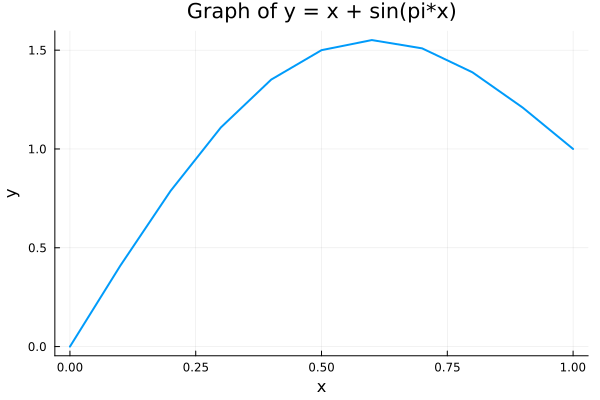

The Julia source for this figure:
"""
prog_2.jl

Reads xmin, xmax, n from prog_2.dat,
computes y = x + sin(pi*x),
writes results to prog_2.res,
prints the table to console,
and plots the graph.
"""

using Printf
using Plots

function main()
    input_file = "prog_2.dat"
    if !isfile(input_file)
        println("Input file '", input_file, "' not found.")
        return
    end

    open(input_file, "r") do io
        line1 = readline(io)
        parts = split(strip(line1))
        if length(parts) < 3
            error("First line of $input_file must contain xmin xmax n")
        end
        xmin = parse(Float64, parts[1])
        xmax = parse(Float64, parts[2])
        n = parse(Int, parts[3])

        author = !eof(io) ? strip(readline(io)) : ""

        step = (xmax - xmin) / (n - 1)

        xs = [xmin + i*step for i in 0:(n-1)]
        ys = [x + sin(pi*x) for x in xs]

        # --- Write to file ---
        open("prog_2.res", "w") do out
            println(out, "*")
            println(out, "Function: y = x + sin(pi*x)")
            println(out, "*")
            println(out, "   X        |       Y")
            println(out, "---------------------------")
            for (x, y) in zip(xs, ys)
                @printf(out, "%8.4f   %10.6f\n", x, y)
            end
            println(out, "---------------------------")
            println(out, "Prepared by: \"Aruzhan Bolatkhan\", " * author)
        end

        # --- Display on screen (as a table) ---
        println("\nTable of results:")
        println("   X        |       Y")
        println("---------------------------")
        for (x, y) in zip(xs, ys)
            @printf("%8.4f   %10.6f\n", x, y)
        end
        println("---------------------------")

        println("\nResults written to prog_2.res")

        # --- Plot ---
        plot(xs, ys,
            title = "Graph of y = x + sin(pi*x)",
            xlabel = "x",
            ylabel = "y",
            lw = 2,
            legend = false,
            grid = true)
        savefig("prog_2.png")
        println("Graph saved to prog_2.png")
    end
end

if abspath(PROGRAM_FILE) == @__FILE__
    main()
end
